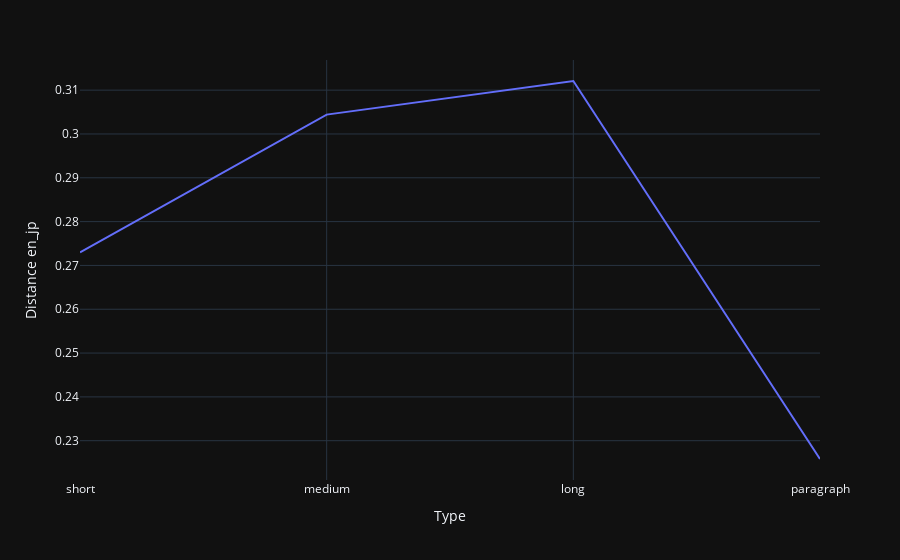

The cell this chart's notebook holds for it:
### Code cell
distance_chart = px.line(distance_df, x='Type', y='Distance en_jp')
distance_chart.show()

### Figure 1 — Plotly figure (JSON) as saved in the notebook; plotly's stock layout.template omitted (floating-point values rounded to 4 significant figures)
{"data": [{"hovertemplate": "Type=%{x}<br>Distance en_jp=%{y}<extra></extra>", "legendgroup": "", "line": {"color": "#636efa", "dash": "solid"}, "marker": {"symbol": "circle"}, "mode": "lines", "name": "", "orientation": "v", "showlegend": false, "x": ["short", "medium", "long", "paragraph"], "xaxis": "x", "y": [0.273, 0.3044, 0.3121, 0.2258], "yaxis": "y", "type": "scatter"}], "layout": {"xaxis": {"anchor": "y", "domain": [0.0, 1.0], "title": {"text": "Type"}}, "yaxis": {"anchor": "x", "domain": [0.0, 1.0], "title": {"text": "Distance en_jp"}}, "legend": {"tracegroupgap": 0}, "margin": {"t": 60}}}
